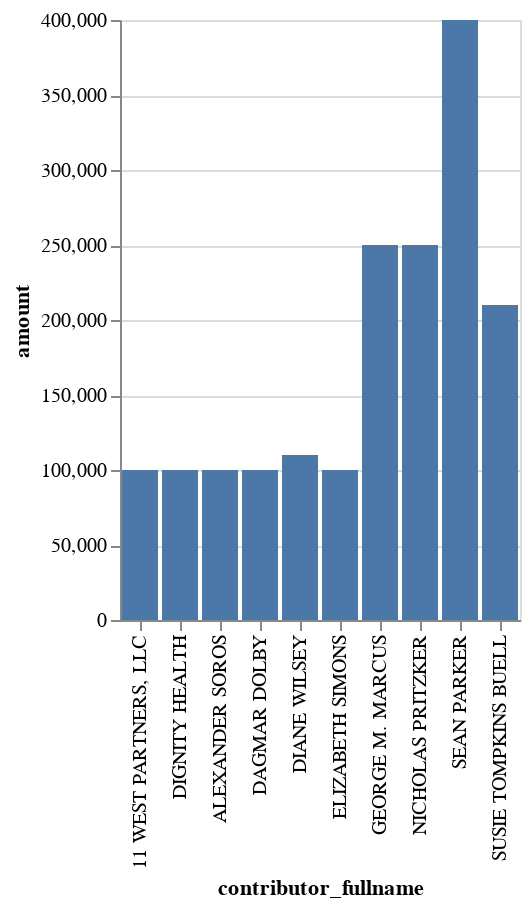

The cell this chart's notebook holds for it:
### Code cell
alt.Chart(top_supporters).mark_bar().encode(
    x='contributor_fullname',
    y='amount'
)

### Figure 1 — Vega-Lite specification as saved in the notebook (floating-point values rounded to 4 significant figures)
{"config": {"view": {"continuousWidth": 400, "continuousHeight": 300}}, "data": {"name": "data-70628e64349d260d76fb93ebbcfaa540"}, "mark": "bar", "encoding": {"x": {"type": "nominal", "field": "contributor_fullname"}, "y": {"type": "quantitative", "field": "amount"}}, "$schema": "https://vega.github.io/schema/vega-lite/v4.0.2.json", "datasets": {"data-70628e64349d260d76fb93ebbcfaa540": [{"contributor_lastname": "PARKER", "contributor_firstname": "SEAN", "amount": 400000.0, "contributor_fullname": "SEAN PARKER"}, {"contributor_lastname": "PRITZKER", "contributor_firstname": "NICHOLAS", "amount": 250000.0, "contributor_fullname": "NICHOLAS PRITZKER"}, {"contributor_lastname": "MARCUS", "contributor_firstname": "GEORGE M.", "amount": 250000.0, "contributor_fullname": "GEORGE M. MARCUS"}, {"contributor_lastname": "BUELL", "contributor_firstname": "SUSIE TOMPKINS", "amount": 210000.0, "contributor_fullname": "SUSIE TOMPKINS BUELL"}, {"contributor_lastname": "WILSEY", "contributor_firstname": "DIANE", "amount": 110000.0, "contributor_fullname": "DIANE WILSEY"}, {"contributor_lastname": "11 WEST PARTNERS, LLC", "contributor_firstname": "", "amount": 100000.0, "contributor_fullname": " 11 WEST PARTNERS, LLC"}, {"contributor_lastname": "DIGNITY HEALTH", "contributor_firstname": "", "amount": 100000.0, "contributor_fullname": " DIGNITY HEALTH"}, {"contributor_lastname": "DOLBY", "contributor_firstname": "DAGMAR", "amount": 100000.0, "contributor_fullname": "DAGMAR DOLBY"}, {"contributor_lastname": "SOROS", "contributor_firstname": "ALEXANDER", "amount": 100000.0, "contributor_fullname": "ALEXANDER SOROS"}, {"contributor_lastname": "SIMONS", "contributor_firstname": "ELIZABETH", "amount": 100000.0, "contributor_fullname": "ELIZABETH SIMONS"}]}}
